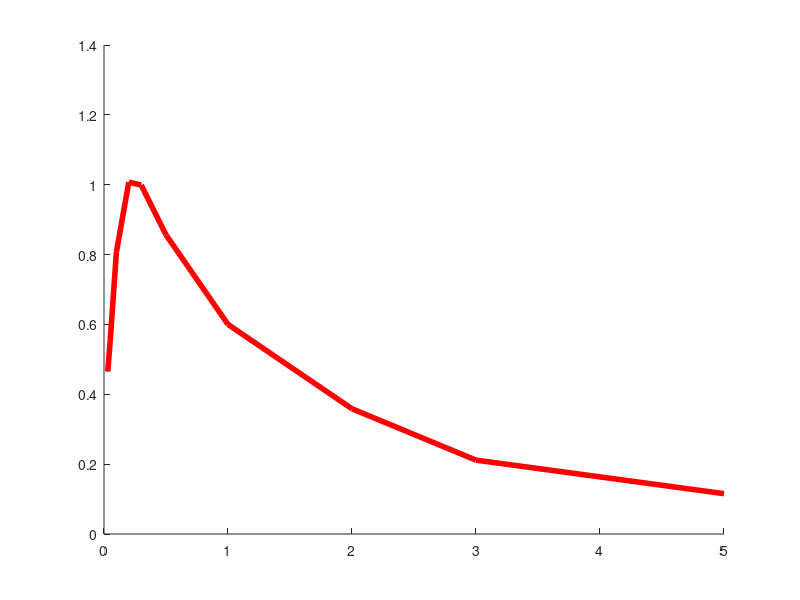
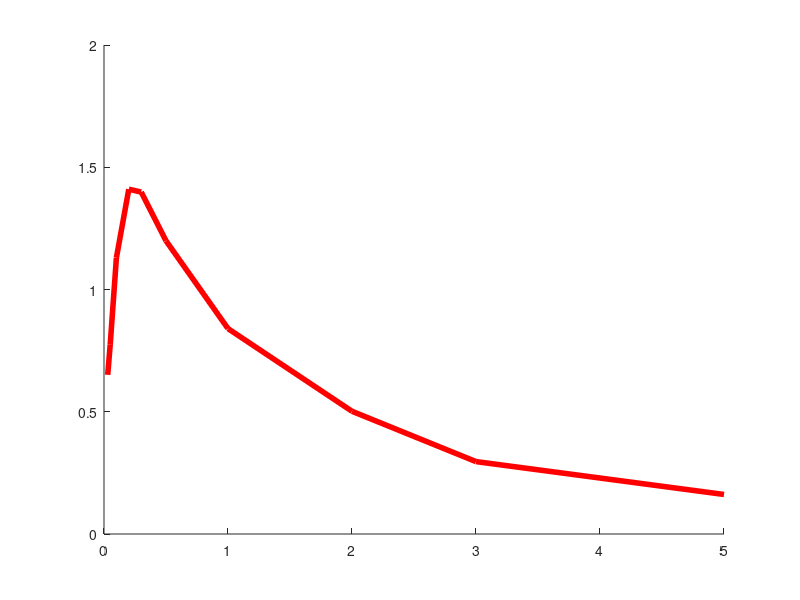

The MATLAB script that drew these images, in order: (Note: this script raises an error after producing the figures.)
%
% Procedure: PlotMultSaSpectrum_ScaledToSaLevel_GeoMean.m
% -------------------
% This is just like PlotMultSaSpectrum_ScaledToSaLevel.m except it scales
%   the geometric mean of the two components to the traget spectral value
%   instead of scaling each component individually.
% This procedure plots the Sa spectra for a list of records; scaled to an
%   Sa level at a given period (like how they are scaled for IDA analyses).
% This procedure also plots the median and median +/- stDev (assuming
%   lognormal) for the spectra (this is an option).
% 
% Assumptions and Notices: 
%           - This ASSUMES that all of the opened spectra files have the
%           same periodVector! (i.e. the SaAbs matrix must use the same
%           period for all EQs being plotted!)
%           - This ASSUMES that the period and damping ratio given are in
%           the EQ spectra files in EQ_Spectra_Saved.
%           - This must be run with the current directory started in the "MatlabProcessing" folder.
%           - For each EQ listed to plot, the Sa spectrum file must have
%           been previously computed and saved in the EQ_Spectra_Saved
%           file.
%
% Author: Curt Haselton 
% Date Written: 8-16-05
%
% Sources of Code: none
%
% Functions and Procedures called: none
%
% Variable definitions (all variables are defined at each stripe level, so they will be different for different Sa values): 
%           - eqNumberLIST - list of EQ record numbers to plot spectra for.
%           - scaleFactorLIST - list of scale factors to apply to the
%           spectra when plotting (list must be parallel with
%           eqNumberLIST).
%
%
%
% Units: Whatever OpenSees is using - just be consistent!
%
% -------------------
clear
%%%%%%%%%%%%%%%%%%%%%%%%%%%%%%%%%%%%%%%%%%%%%%%%%%%%%%%%%%%%%%%%%%%%%%
% Define the list of EQs 
    % ATC-63 Set A - First ten records only
    eqNumberLIST = [1101,	1102,	1103,	1104,	1105,	1106,	1107,	1108,	1109,	1110]; 

% Input the period range over which to scale the records
    periodForScaling = 1.0; % seconds - % This period MUST BE 1.0 to be consistent with the hazard curve below is anchored being 1.0 second!!!
    period_low = 0.2 * periodForScaling;        % As per FEMA 356
    period_high = 1.5 * periodForScaling;       % As per FEMA 356

% Define Sa level and period for scaling
    saLevelForPlot = 0.60; %0.82;   % g units.  This is what the hazard curve is scaled to and 
        
% Define the damping level for the plot (this must be included in the
%   SaEQSpectrum_EQ_###.mat files
    dampingRatioToPlot = 0.05;  % This damping ratio MUST be in the spectrum file that is opened!
        
% Decide if you want to plot individual and the median +/- stDev spectra (assuming
%   lognormal dist.)
    isPlotIndivSpectra = 1;       % Yes
%     isPlotIndivSpectra = 0;         % No

    isPlotMeanLine = 1;    % Yes
%     isPlotMeanLine = 0;  % No

%     isPlotMedianLine = 1;    % Yes
    isPlotMedianLine = 0;  % No
    
    %     isPlotStDevLines = 1;    % Yes
    isPlotStDevLines = 0;  % No

% Decide line types and size
    lineTypeForIndivSpectra = 'k-';
    lineSizeForIndivSpectra = 0.01; % This small line type is visible in the printout, but not on the screen
    lineTypeForMeanLnLine = 'b--';
    lineSizeForMeanLnLine = 4;
    lineTypeForMedianLine = 'b:';
    lineSizeForMedianLine = 4;
    lineTypeForStDevLines = 'b-';
    lineSizeForStDevLines = 1;
    lineTypeForUHS = 'r-'
    lineSizeForUHS = 4;
    
% Title text
    % Maybe add if needed and put on graph at end of script
    
%%%%%%%%%%%%%%%%%%%%%%%%%%%%%%%%%%%%%%%%%%%%%%%%%%%%%%%%%%%%%%%%%%%%%%
% Initialize figures
    figure(1);
    hold on;
    figure(2)
    hold on;
%%%%%%%%%%%%%%%%%%%%%%%%%%%%%%%%%%%%%%%%%%%%%%%%%%%%%%%%%%%%%%%%%%%%%%

%%%%%%%%%%%%%%%%%%%%%%%%%%%%%%%%%%%%%%%%%%%%%%%%%%%%%%%%%%%%%%%%%%%%%%
% Plot a UHS on each plot (for comparison purposes)
    % Input Sa for Van Nuys site (from Baker)
        UHS_Period = [0.03	0.05	0.1	0.2	0.3	0.5	1	2	3	5];
        UHS_Sa = [0.620	0.737	1.076	1.343	1.332	1.142	0.800	0.478	0.282	0.154];     % 10% in 50 years
        %UHS_Sa = [0.889	1.078	1.562	1.981	1.974	1.721	1.199	0.690	0.397	0.197];     % 2% in 50 years
        scaleForUHS = saLevelForPlot / 0.8;        % Just to scale it all
        UHS_Sa_scaled = UHS_Sa * scaleForUHS;

    % Plot the UHS on Figure 1 and 1.4x the UHS in Figure 2
        ratioOfUHSToPutOnFig2ForSRSS = 1.4;     % from FEMA 356
        UHS_Sa_scaledMoreForSRSS = UHS_Sa_scaled * ratioOfUHSToPutOnFig2ForSRSS;
        figure(1)
        plot(UHS_Period, UHS_Sa_scaled, lineTypeForUHS, 'LineWidth', lineSizeForUHS);
        figure(2)
        plot(UHS_Period, UHS_Sa_scaledMoreForSRSS, lineTypeForUHS, 'LineWidth', lineSizeForUHS);
        
    % Compute the average of the scaled (by 1.4) hazard curve over the period range.  First
    % loop and save the spectral values in the period range and then take
    % the average.
    j = 1;
    for i = 1:length(UHS_Period)
        currentPeriod = UHS_Period(i);
        if((currentPeriod >= period_low) && (currentPeriod <= period_high))
            % Add Sa values to the vector
            hazardSaValuesInPeriodRange(j) = UHS_Sa_scaledMoreForSRSS(i);
            j = j + 1;
        end
    end
    % Now take the average
    averageScaledHazardCurveOverPeriodRange = mean(hazardSaValuesInPeriodRange);    % Note that this includes the 1.4 factor

%%%%%%%%%%%%%%%%%%%%%%%%%%%%%%%%%%%%%%%%%%%%%%%%%%%%%%%%%%%%%%%%%%%%%%

%%%%%%%%%%%%%%%%%%%%%%%%%%%%%%%%%%%%%%%%%%%%%%%%%%%%%%%%%%%%%%%%%%%%%%
% Loop through and plot all spectra.  While doing this, populate a matrix
%   with all of the spectra in it, so we later can compute the mean +/-
%   stDev.
    recordIndex = 1;
    for eqIndex = 1:length(eqNumberLIST)
        currentEQNum_NotComp = eqNumberLIST(eqIndex);

        % Loop for EQ component
        for eqCompIndex = 1:2
            % Make the EQ compnent number
            currentEQNum = currentEQNum_NotComp * 10 + eqCompIndex;
        
            % Go to the folder to open the saved spectrum file
                % cd ..;
                % cd EQ_Spectra_Saved;

            % Open the saved spectrum file using direct path
                fileName = sprintf('SaEQSpectrum_EQ_%d.mat', currentEQNum);
                fullFilePath = fullfile('..', 'EQ_Spectra_Saved', fileName);
                load(fullFilePath);
        
            % Open the saved spectrum file
                % fileName = sprintf('SaEQSpectrum_EQ_%d.mat', currentEQNum);
                % load(fileName);
            
            % Look through the damping ratio list and find the index that has
            %   the damping ratio that we want to plot.  If the damping ratio
            %   is not there, report an error!
                colIndexOfDampRatToPlot = -1;   % Initialize to a value to indicate an error if veriable is not redefined in loop
                for i = 1:length(dampRatioLIST)
                    if(dampRatioLIST(i) == dampingRatioToPlot)
                        colIndexOfDampRatToPlot = i;
                        break;
                    end
                end
            
                % Check to be sure we found the damping ratio value and report
                % an error if it was not found
                    if(colIndexOfDampRatToPlot == -1)
                        error('The damping ratio that you want use for the Sa plot can not be found in the spectrum file!') 
                    end
                
            % Find the row index for the periodForScaling
                rowIndexOfPeriodToScale = -1;   % Initialize to a value to indicate an error if veriable is not redefined in loop
                for i = 1:length(periodVector)
                    if(periodVector(i) == periodForScaling)
                        rowIndexOfPeriodToScale = i;
                        break;
                    end
                end
            
                % Check to be sure we found the damping ratio value and report
                % an error if it was not found
                    if(rowIndexOfPeriodToScale == -1)
                        error('The period that you want to use for scaling the spectrum can not be found in the spectrum file!') 
                    end      
                
            % Find the Sa(periodForScaling) and the scale factor
                saOfCurrentRecordAtPeriodForScaling(eqCompIndex) = SaAbs(rowIndexOfPeriodToScale, colIndexOfDampRatToPlot);
                %scaleFactorForCurrentRecord = saLevelForPlot /
                %saOfCurrentRecordAtPeriodForScaling; - used now in next
                %loop
                
            % Retrieve the acceleration spectrum for this damping ratio and
            %   scale it by the scale factor
                SaAbsUnScaled_forDesiredDampRat(:,eqCompIndex) = SaAbs(:, colIndexOfDampRatToPlot);
                
            % Go back to the Matlab processor folder
                cd ..;
                cd MatlabProcessors;
                
        end; % end for eqComp loops
        
        % Loop for all periods and make the SRSS spectrum for this EQ
            clear currentSaVector_SRSS
            for periodIndex = 1:length(periodVector)
                currentRowIndexOfPeriod = periodIndex;
                currentSaVector_SRSS(periodIndex,1) = ((SaAbsUnScaled_forDesiredDampRat(currentRowIndexOfPeriod, 1))^2 + (SaAbsUnScaled_forDesiredDampRat(currentRowIndexOfPeriod, 2))^2)^0.5;
                %currentScaleFactor = saLevelForPlot /
                %saOfCurrentRecordAtPeriodForScaling_GeoMean;
            end
            % Save the SRSS for this record
            eqCompIndex = 1;
            SaAbsUnScaled_forDesiredDampRat_SRSS(:,eqCompIndex) = currentSaVector_SRSS;
            eqCompIndex = 2;
            SaAbsUnScaled_forDesiredDampRat_SRSS(:,eqCompIndex) = currentSaVector_SRSS;            

        % Compute the scale factor for each record.  Take the average
        % spectral value in the period range of interest.
        % Loop and save the Sa values in the period range.
        j = 1;
        for i = 1:length(periodVector)
            currentPeriod = periodVector(i);
            if((currentPeriod >= period_low) && (currentPeriod <= period_high))
                % Add Sa values to the vector
                spectralValuesInPeriodRange(j) = currentSaVector_SRSS(i,1);
                j = j + 1;
            end
        end
        % Now take the average and compute the scale factor
        averageSaOverPeriodRange = mean(spectralValuesInPeriodRange);    % Note that this includes the 1.4 factor            
        currentScaleFactor = averageScaledHazardCurveOverPeriodRange / averageSaOverPeriodRange
            
        % Create scaled spectra
            eqCompIndex = 1;
            SaAbsScaled_forDesiredDampRat(:,eqCompIndex) = SaAbsUnScaled_forDesiredDampRat(:,eqCompIndex) * currentScaleFactor;
            SaAbsScaled_forDesiredDampRat_SRSS(:,eqCompIndex) = SaAbsUnScaled_forDesiredDampRat_SRSS(:,eqCompIndex) * currentScaleFactor;
            eqCompIndex = 2;
            SaAbsScaled_forDesiredDampRat(:,eqCompIndex) = SaAbsUnScaled_forDesiredDampRat(:,eqCompIndex) * currentScaleFactor;    
            SaAbsScaled_forDesiredDampRat_SRSS(:,eqCompIndex) = SaAbsUnScaled_forDesiredDampRat_SRSS(:,eqCompIndex) * currentScaleFactor;    
            
        % Plot the spectra on the current figure
          if(isPlotIndivSpectra == 1)
                % Plot the individual spectra
                figure(1)
                hold on
                eqCompIndex = 1;
                plot(periodVector, SaAbsScaled_forDesiredDampRat(:,eqCompIndex), lineTypeForIndivSpectra, 'LineWidth', lineSizeForIndivSpectra);
                eqCompIndex = 2;
                plot(periodVector, SaAbsScaled_forDesiredDampRat(:,eqCompIndex), lineTypeForIndivSpectra, 'LineWidth', lineSizeForIndivSpectra);
                hold on
                % Plot SRSS individual spectra
                figure(2)
                hold on
                eqCompIndex = 1;
                plot(periodVector, SaAbsScaled_forDesiredDampRat_SRSS(:,eqCompIndex), lineTypeForIndivSpectra, 'LineWidth', lineSizeForIndivSpectra);
                eqCompIndex = 2;
                plot(periodVector, SaAbsScaled_forDesiredDampRat_SRSS(:,eqCompIndex), lineTypeForIndivSpectra, 'LineWidth', lineSizeForIndivSpectra);   
                hold on
                
          end
            
            % Save the SaAbs spectrum in a matrix of spectra for all EQs (to
            % compute statistics later).  Also save the SRSS spectra.
            % Notice that the SRSS spectra are dupliated because it has the
            % same SRSS spectrun for both components; even so this will not
            % affect anything (i.e. plot will be the same with two lines
            % over each other and the summary statistics will be the same
            % because the data is just duplicated twice).
                eqCompIndex = 1;
                SaAbsScaled_forDesiredDampRat_ALLEQs(:, recordIndex) = SaAbsScaled_forDesiredDampRat(:, eqCompIndex);
                SaAbsScaled_forDesiredDampRat_ALLEQs_SRSS(:, recordIndex) = SaAbsScaled_forDesiredDampRat_SRSS(:, eqCompIndex);
                recordIndex = recordIndex + 1;
                eqCompIndex = 2;
                SaAbsScaled_forDesiredDampRat_ALLEQs(:, recordIndex) = SaAbsScaled_forDesiredDampRat_SRSS(:, eqCompIndex);
                SaAbsScaled_forDesiredDampRat_ALLEQs_SRSS(:, recordIndex) = SaAbsScaled_forDesiredDampRat_SRSS(:, eqCompIndex);
                recordIndex = recordIndex + 1;

    end; % end for EQ loop
    
% Now compute and plot the statistics of the spectra (if input says to do it)
    % Compute the Ln of all of the data points
        SaAbsScaled_forDesiredDampRat_ALLEQs_Ln = log(SaAbsScaled_forDesiredDampRat_ALLEQs);
        SaAbsScaled_forDesiredDampRat_ALLEQs_SRSS_Ln = log(SaAbsScaled_forDesiredDampRat_ALLEQs_SRSS);
        
    % Compute median, meanLn, and stdLn for each row
        medianSa = zeros(length(periodVector), 1);
        meanLnSa = zeros(length(periodVector), 1);
        stDevLnSa = zeros(length(periodVector), 1);

        for periodIndex = 1:length(periodVector)
            % Compute statistics for the individual spectra
            medianSa(periodIndex) = median(SaAbsScaled_forDesiredDampRat_ALLEQs(periodIndex, :));
            meanLnSa(periodIndex) = mean(SaAbsScaled_forDesiredDampRat_ALLEQs_Ln(periodIndex, :));
            stDevLnSa(periodIndex) = std(SaAbsScaled_forDesiredDampRat_ALLEQs_Ln(periodIndex, :));
            % Compute for the SRSS spectra statistics
            medianSa_SRSSspectra(periodIndex) = median(SaAbsScaled_forDesiredDampRat_ALLEQs_SRSS(periodIndex, :));
            meanLnSa_SRSSspectra(periodIndex) = mean(SaAbsScaled_forDesiredDampRat_ALLEQs_SRSS_Ln(periodIndex, :));
            stDevLnSa_SRSSspectra(periodIndex) = std(SaAbsScaled_forDesiredDampRat_ALLEQs_SRSS_Ln(periodIndex, :));
        end
  
        
    %%%%%%%%%%%%%%%%%%%%%%%%%%%%%%%%%%%%%%%%%%%%%%%%%%%%%%%%%%%%%%%%%%%
    % Plot all GM components
    % Compute the exp(meanLn +/- stDevLn) to plot on graph
        figure(1)
        sa_meanToPlot = exp(meanLnSa);
        sa_meanPlusSigmaToPlot = exp(meanLnSa + stDevLnSa);
        sa_meanMinusSigmaToPlot = exp(meanLnSa - stDevLnSa);
        
    % Plot mean +/- stDev
        if(isPlotMedianLine == 1)
            plot(periodVector, medianSa, lineTypeForMedianLine, 'LineWidth', lineSizeForMedianLine);
        end
        if(isPlotMeanLine == 1)
            plot(periodVector, sa_meanToPlot, lineTypeForMeanLnLine, 'LineWidth', lineSizeForMeanLnLine);
        end
        if(isPlotStDevLines == 1)
            plot(periodVector, sa_meanPlusSigmaToPlot, lineTypeForStDevLines, 'LineWidth', lineSizeForStDevLines);
            plot(periodVector, sa_meanMinusSigmaToPlot, lineTypeForStDevLines, 'LineWidth', lineSizeForStDevLines);
        end
            
    % Do final plot details
        grid on 
        box on
        title('FEMA 356 Scaling: Individual Component Spectra')
        hx = xlabel('Period (seconds)')
        hy = ylabel('Sa_{component} [g]')
        FigureFormatScript;
        hold off
    %%%%%%%%%%%%%%%%%%%%%%%%%%%%%%%%%%%%%%%%%%%%%%%%%%%%%%%%%%%%%%%%%%%

    %%%%%%%%%%%%%%%%%%%%%%%%%%%%%%%%%%%%%%%%%%%%%%%%%%%%%%%%%%%%%%%%%%%
    % Plot SRSS of all GM components
    % Compute the exp(meanLn +/- stDevLn) to plot on graph
        figure(2)
        sa_meanToPlot_SRSSspectra = exp(meanLnSa_SRSSspectra);
        sa_meanPlusSigmaToPlot_SRSSspectra = exp(meanLnSa_SRSSspectra + stDevLnSa_SRSSspectra);
        sa_meanMinusSigmaToPlot_SRSSspectra = exp(meanLnSa_SRSSspectra - stDevLnSa_SRSSspectra);
        
    % Plot mean +/- stDev
        if(isPlotMedianLine == 1)
            plot(periodVector, medianSa_SRSSspectra, lineTypeForMedianLine, 'LineWidth', lineSizeForMedianLine);
        end
        if(isPlotMeanLine == 1)
            plot(periodVector, sa_meanToPlot_SRSSspectra, lineTypeForMeanLnLine, 'LineWidth', lineSizeForMeanLnLine);
        end
        if(isPlotStDevLines == 1)
            plot(periodVector, sa_meanPlusSigmaToPlot_SRSSspectra, lineTypeForStDevLines, 'LineWidth', lineSizeForStDevLines);
            plot(periodVector, sa_meanMinusSigmaToPlot_SRSSspectra, lineTypeForStDevLines, 'LineWidth', lineSizeForStDevLines);
        end
            
    % Do final plot details
        grid on 
        box on
        title('FEMA 356 Scaling: SRSS of Spectra')
        hx = xlabel('Period (seconds)')
        hy = ylabel('Sa_{SRSS} [g]')
        FigureFormatScript;
        hold off
    %%%%%%%%%%%%%%%%%%%%%%%%%%%%%%%%%%%%%%%%%%%%%%%%%%%%%%%%%%%%%%%%%%%    
    
    
    
    
    
    

%%%%%%%%%%%%%%%%%%%%%%%%%%%%%%%%%%%%%%%%%%%%%%%%%%%%%%%%%%%%%%%%%%%%%%
% clear
